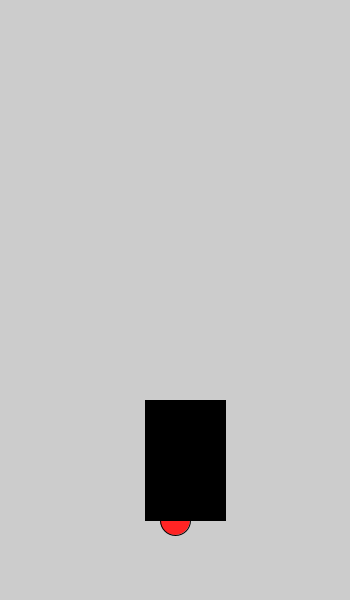
Frame 1 (no input)
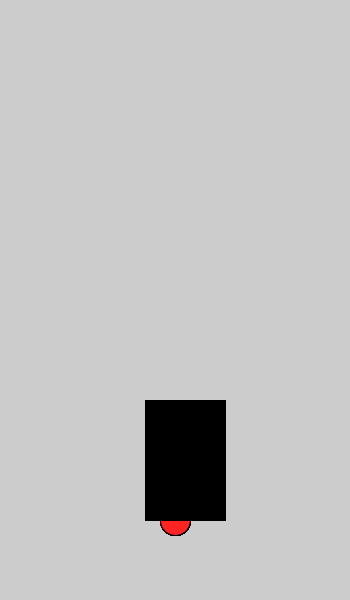
Frame 60 (the mouse pressed at the canvas centre just before this capture)
Frame 120 (the mouse held since frame 60 and released just before this capture): identical to frame 60, image omitted

The Processing sketch that drew these frames (run headless with seeded random() and noise(); from frame 60 on, the mouse is pressed at the canvas centre):

// Processing sketch: Start_Program_9
// ── Start_Program_9.pde
void setup() {
    size(350, 600);
}

void draw() {
    fill(#ff2424);
    circle(width/2, 520, 30);
    fill(#000000);
    rect(width/2 -30, 400, 80, 120);
}
